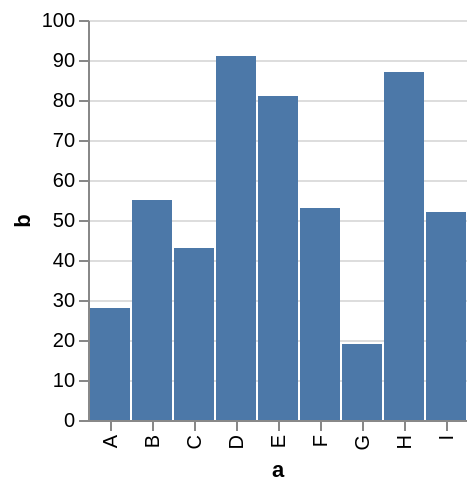

Vega-Lite specification for this chart:
### Vega specification from a JSON file in a GitHub repository (floating-point values rounded to 4 significant figures)
{"$schema": "http://vega.github.io/schema/vega/v3.0.json", "padding": 5, "autosize": "pad", "signals": [{"name": "width", "update": "data('layout')[0].width"}, {"name": "height", "update": "data('layout')[0].height"}, {"name": "unit", "value": {}, "on": [{"events": "mousemove", "update": "group()._id ? group() : unit"}]}], "data": [{"name": "source", "values": [{"a": "A", "b": 28}, {"a": "B", "b": 55}, {"a": "C", "b": 43}, {"a": "D", "b": 91}, {"a": "E", "b": 81}, {"a": "F", "b": 53}, {"a": "G", "b": 19}, {"a": "H", "b": 87}, {"a": "I", "b": 52}], "format": {"type": "json", "parse": {"b": "number"}}, "transform": [{"type": "filter", "expr": "datum[\"b\"] !== null && !isNaN(datum[\"b\"])"}]}, {"name": "layout", "source": "source", "transform": [{"type": "aggregate", "fields": ["a"], "ops": ["distinct"]}, {"type": "formula", "as": "width", "expr": "max(datum[\"distinct_a\"] - 1 + 2*0.5, 0) * 21"}, {"type": "formula", "as": "height", "expr": "200"}]}], "marks": [{"name": "main", "type": "group", "description": "A simple bar chart with embedded data.", "from": {"data": "layout"}, "encode": {"update": {"width": {"field": "width"}, "height": {"field": "height"}, "fill": {"value": "transparent"}}}, "marks": [{"name": "marks", "type": "rect", "role": "bar", "from": {"data": "source"}, "encode": {"update": {"xc": {"scale": "x", "field": "a"}, "width": {"value": 20}, "y": {"scale": "y", "field": "b"}, "y2": {"scale": "y", "value": 0}, "fill": {"value": "#4c78a8"}}}}], "scales": [{"name": "x", "type": "point", "domain": {"data": "source", "field": "a", "sort": true}, "range": {"step": 21}, "round": true, "padding": 0.5}, {"name": "y", "type": "linear", "domain": {"data": "source", "field": "b"}, "range": [200, 0], "round": true, "nice": true, "zero": true}], "axes": [{"scale": "x", "orient": "bottom", "tickCount": 5, "title": "a", "zindex": 1, "encode": {"labels": {"update": {"angle": {"value": 270}, "align": {"value": "right"}, "baseline": {"value": "middle"}}}}}, {"scale": "y", "format": "s", "orient": "left", "title": "b", "zindex": 1}, {"scale": "y", "domain": false, "format": "s", "grid": true, "labels": false, "orient": "left", "ticks": false, "zindex": 0, "gridScale": "x"}]}]}
